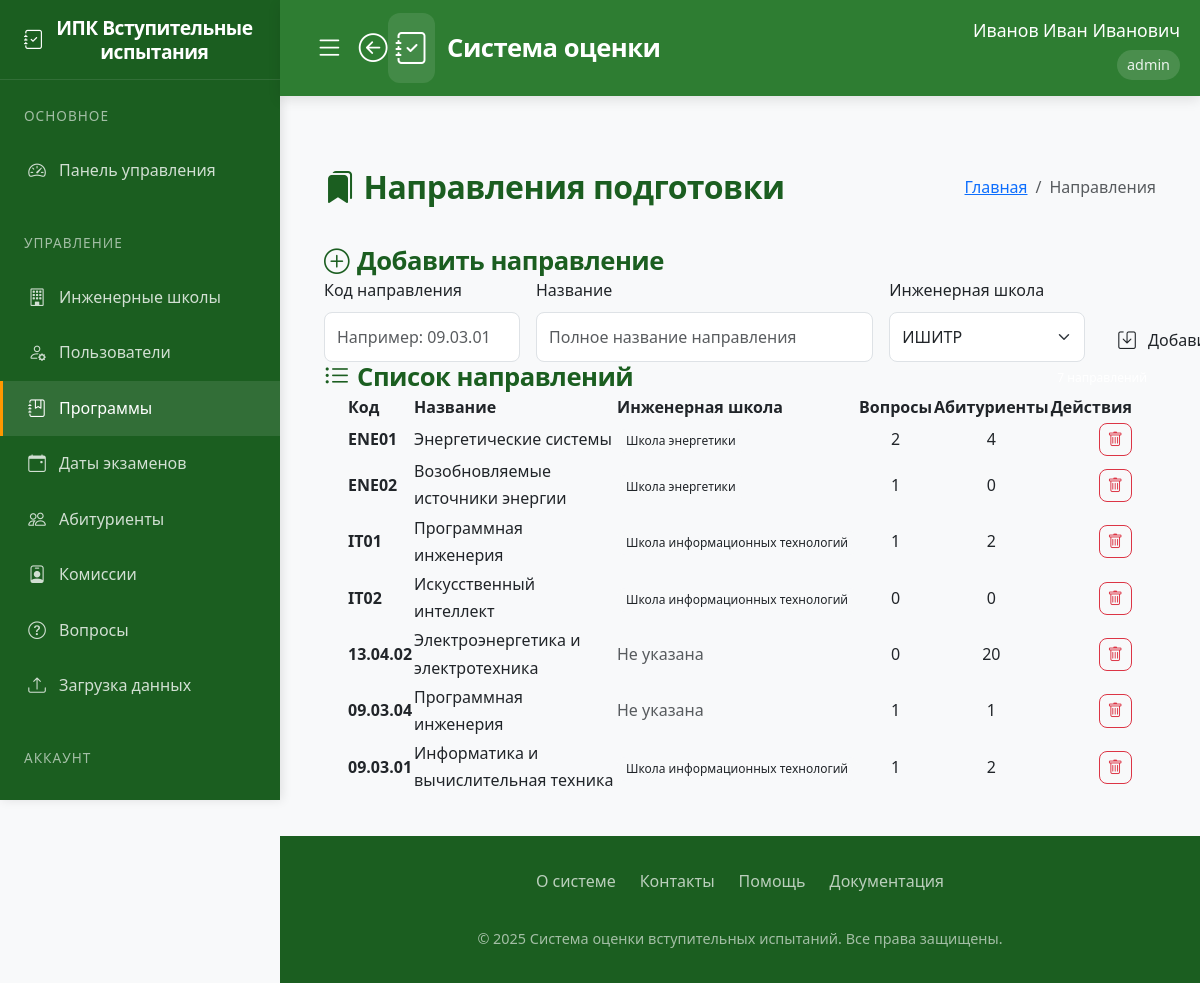
Page /programs (signed in) on the committed database.
### app/models.py (models this page shows)
class User(UserMixin, db.Model):
    id = db.Column(db.Integer, primary_key=True)
    username = db.Column(db.String(80), unique=True, nullable=False)
    password = db.Column(db.String(120), nullable=False)
    full_name = db.Column(db.String(100), nullable=False)
    position = db.Column(db.String(100), nullable=False)
    role = db.Column(db.String(20), nullable=False)  # 'admin', 'secretary', 'commission'
    school_id = db.Column(db.Integer, db.ForeignKey('engineering_school.id'))
    engineering_school = db.relationship('EngineeringSchool', backref='users')
    commission_members = db.relationship('CommissionMember', back_populates='user', cascade='all, delete-orphan')
    standard_commissions = db.relationship('StandardCommission', back_populates='user', cascade='all, delete-orphan')

class Program(db.Model):
    id = db.Column(db.Integer, primary_key=True)
    code = db.Column(db.String(50), nullable=False)
    name = db.Column(db.String(200), nullable=False)
    school_id = db.Column(db.Integer, db.ForeignKey('engineering_school.id'))
    questions = db.relationship('Question', backref='program', lazy=True, cascade='all, delete-orphan')
    standard_commission = db.relationship('StandardCommission', backref='program', lazy=True, cascade='all, delete-orphan')
    applicants = db.relationship('Applicant', backref='program', lazy=True)
    exam_dates = db.relationship('ExamDate', backref='program', lazy=True)

class EngineeringSchool(db.Model):
    id = db.Column(db.Integer, primary_key=True)
    name = db.Column(db.String(100), nullable=False, unique=True)
    programs = db.relationship('Program', backref='school', lazy=True)

### app/routes.py (the view, shortened to what this page needs)
@routes.route('/programs', methods=['GET', 'POST'])
@login_required
def programs():
    if current_user.role not in ['admin', 'secretary']:
        abort(403)
    form = ProgramForm()
    if current_user.role == 'secretary':
        form.school_id.data = current_user.school_id
        form.school_id.choices = [(s.id, s.name) for s in EngineeringSchool.query.order_by('name').all() if s.id == current_user.school_id]
    else:
        form.school_id.choices = [(s.id, s.name) for s in EngineeringSchool.query.order_by('name').all()]
    if current_user.role == 'secretary':
        programs = Program.query.filter_by(school_id=current_user.school_id).all()
    else:  # admin
        programs = Program.query.all()
    return render_template('programs.html', form=form, programs=programs)

### app/forms.py
class ProgramForm(FlaskForm):
    code = StringField('Код программы', validators=[DataRequired(), Length(min=2, max=50)])
    name = StringField('Название программы', validators=[DataRequired(), Length(min=5, max=200)])
    school_id = SelectField('Инженерная школа', coerce=int, validators=[DataRequired()])
    submit = SubmitField('Добавить')
    def __init__(self, *args, **kwargs):
        super(ProgramForm, self).__init__(*args, **kwargs)

### app/templates/programs.html (shortened to what this page needs)
{% extends "base.html" %}
{% block content %}
<div class="container py-4">
    <div class="d-flex justify-content-between align-items-center mb-4">
        <h2 class="mb-0">
            <i class="bi bi-bookmarks-fill me-2"></i>Направления подготовки
        </h2>
        <nav aria-label="breadcrumb">
            <ol class="breadcrumb">
                <li class="breadcrumb-item"><a href="{{ url_for('routes.home') }}">Главная</a></li>
                <li class="breadcrumb-item active">Направления</li>
            </ol>
        </nav>
    </div>
    <div class="custom-card">
        <div class="custom-card-header d-flex justify-content-between align-items-center">
            <h3 class="mb-0">
                <i class="bi bi-plus-circle me-2"></i>Добавить направление
            </h3>
        </div>
        <div class="card-body">
            <form method="POST" class="row g-3">
                <div class="col-md-3">
                    <label class="form-label">Код направления</label>
                    {{ form.code(class="custom-form-control form-control", placeholder="Например: 09.03.01") }}
                </div>
                <div class="col-md-5">
                    <label class="form-label">Название</label>
                    {{ form.name(class="custom-form-control form-control", placeholder="Полное название направления") }}
                </div>
                <div class="col-md-3">
                    <label class="form-label">Инженерная школа</label>
                    {{ form.school_id(class="custom-form-control form-select") }}
                </div>
                <div class="col-md-1 d-flex align-items-end">
                    <button type="submit" class="btn btn-custom-primary w-100">
                        <i class="bi bi-save me-1"></i>Добавить
                    </button>
                </div>
            </form>
        </div>
    </div>
    <div class="custom-card">
        <div class="custom-card-header d-flex justify-content-between align-items-center">
            <h3 class="mb-0">
                <i class="bi bi-list-ul me-2"></i>Список направлений
            </h3>
            <span class="badge badge-custom">{{ programs|length }} направлений</span>
        </div>
        <div class="card-body p-0">
            <div class="table-responsive">
                <table class="custom-table">
                    <thead>
                        <tr>
                            <th class="ps-4">Код</th>
                            <th>Название</th>
                            <th>Инженерная школа</th>
                            <th class="text-center">Вопросы</th>
                            <th class="text-center">Абитуриенты</th>
                            <th class="text-end pe-4">Действия</th>
                        </tr>
                    </thead>
                    <tbody>
                        {% for program in programs %}
                        <tr>
                            <td class="ps-4 fw-bold">{{ program.code }}</td>
                            <td>{{ program.name }}</td>
                            <td>
                                {% if program.school %}
                                <span class="badge bg-light text-dark">{{ program.school.name }}</span>
                                {% else %}
                                <span class="text-muted">Не указана</span>
                                {% endif %}
                            </td>
                            <td class="text-center">{{ program.questions|length }}</td>
                            <td class="text-center">{{ program.applicants|length }}</td>
                            <td class="text-end pe-4">
                                <div class="btn-group">
                                    <form action="{{ url_for('routes.delete_program', program_id=program.id) }}" method="POST">
                                        <button type="submit" class="btn btn-sm btn-outline-danger"
                                                onclick="return confirm('Удалить направление? Все связанные данные будут потеряны!')">
                                            <i class="bi bi-trash"></i>
                                        </button>
                                    </form>
                                </div>
                            </td>
                        </tr>
                        {% endfor %}
                    </tbody>
                </table>
            </div>
        </div>
    </div>
</div>
{% endblock %}

### app/templates/base.html (shortened to what this page needs)
<!DOCTYPE html>
<html lang="ru">
<head>
    <link href="https://cdn.jsdelivr.net/npm/bootstrap@5.3.0/dist/css/bootstrap.min.css" rel="stylesheet">
    <link rel="stylesheet" href="https://cdn.jsdelivr.net/npm/bootstrap-icons@1.10.0/font/bootstrap-icons.css">
    <link rel="stylesheet" href="{{ url_for('static', filename='style.css') }}">
</head>
<body>
    <aside class="sidebar">
        <div class="sidebar-header">
            <h3 class="sidebar-title">
                <i class="bi bi-journal-check"></i>
                <span>ИПК Вступительные испытания</span>
            </h3>
        </div>
        <nav class="sidebar-menu">
            {% if current_user.is_authenticated %}
                <div class="menu-section">
                    <div class="menu-section-title">Основное</div>
                    {% if current_user.role == 'admin' %}
                        <a href="{{ url_for('routes.admin_dashboard') }}" class="menu-item {% if request.endpoint == 'routes.admin_dashboard' %}active{% endif %}">
                            <i class="bi bi-speedometer2"></i>
                            <span>Панель управления</span>
                        </a>
                    {% elif current_user.role == 'secretary' %}
                        <a href="{{ url_for('routes.secretary_dashboard') }}" class="menu-item {% if request.endpoint == 'routes.secretary_dashboard' %}active{% endif %}">
                            <i class="bi bi-speedometer2"></i>
                            <span>Панель секретаря</span>
                        </a>
                    {% elif current_user.role == 'teacher' %}
                        <a href="{{ url_for('routes.teacher_dashboard') }}" class="menu-item {% if request.endpoint == 'routes.teacher_dashboard' %}active{% endif %}">
                            <i class="bi bi-speedometer2"></i>
                            <span>Панель преподавателя</span>
                        </a>
                    {% elif current_user.role == 'student' %}
                        <a href="{{ url_for('routes.student_dashboard') }}" class="menu-item {% if request.endpoint == 'routes.student_dashboard' %}active{% endif %}">
                            <i class="bi bi-speedometer2"></i>
                            <span>Мои тесты</span>
                        </a>
                    {% endif %}
                </div>
                {% if current_user.role in ['admin', 'secretary'] %}
                <div class="menu-section">
                    <div class="menu-section-title">Управление</div>
                    {% if current_user.role == 'admin' %}
                        <a href="{{ url_for('routes.engineering_schools') }}" class="menu-item {% if request.endpoint == 'routes.engineering_schools' %}active{% endif %}">
                            <i class="bi bi-building"></i>
                            <span>Инженерные школы</span>
                        </a>
                        <a href="{{ url_for('routes.users') }}" class="menu-item {% if request.endpoint == 'routes.users' %}active{% endif %}">
                            <i class="bi bi-person-gear"></i>
                            <span>Пользователи</span>
                        </a>
                    {% endif %}
                    <a href="{{ url_for('routes.programs') }}" class="menu-item {% if request.endpoint == 'routes.programs' %}active{% endif %}">
                        <i class="bi bi-journal-bookmark"></i>
                        <span>Программы</span>
                    </a>
                    <a href="{{ url_for('routes.exam_dates') }}" class="menu-item {% if request.endpoint == 'routes.exam_dates' %}active{% endif %}">
                        <i class="bi bi-calendar-event"></i>
                        <span>Даты экзаменов</span>
                    </a>
                    <a href="{{ url_for('routes.applicants') }}" class="menu-item {% if request.endpoint == 'routes.applicants' %}active{% endif %}">
                        <i class="bi bi-people"></i>
                        <span>Абитуриенты</span>
                    </a>
                    <a href="{{ url_for('routes.standard_commission') }}" class="menu-item {% if request.endpoint == 'routes.standard_commission' %}active{% endif %}">
                        <i class="bi bi-person-badge"></i>
                        <span>Комиссии</span>
                    </a>
                    <a href="{{ url_for('routes.questions') }}" class="menu-item {% if request.endpoint == 'routes.questions' %}active{% endif %}">
                        <i class="bi bi-question-circle"></i>
                        <span>Вопросы</span>
                    </a>
                    <a href="{{ url_for('routes.upload_schedule') }}" class="menu-item {% if request.endpoint == 'routes.upload_schedule' %}active{% endif %}">
                        <i class="bi bi-upload"></i>
                        <span>Загрузка данных</span>
                    </a>
                </div>
                {% endif %}
                <div class="menu-section">
                    <div class="menu-section-title">Аккаунт</div>
                    <a href="{{ url_for('routes.logout') }}" class="menu-item">
                        <i class="bi bi-box-arrow-right"></i>
                        <span>Выход</span>
                    </a>
                </div>
            {% endif %}
        </nav>
    </aside>
    <header class="main-header">
        <div class="header-container">
            <div class="header-left">
                {% if current_user.is_authenticated %}
                    <div class="header-left">
                        <button class="toggle-sidebar-btn">
                            <i class="bi bi-list"></i>
                        </button>
                        <a href="javascript:history.back()" class="back-btn">
                            <i class="bi bi-arrow-left-circle"></i>
                        </a>
                        <a href="{{ url_for('routes.home') }}" class="logo">
                            <i class="bi bi-journal-check"></i>
                            <span>Система оценки</span>
                        </a>
                    </div>
                {% endif %}
            <nav class="user-nav">
                {% if current_user.is_authenticated %}
                <div class="user-info">
                    <div class="user-name">{{ current_user.full_name }}</div>
                    <div class="user-role">{{ current_user.role }}</div>
                </div>
                {% else %}
                <a href="{{ url_for('routes.login') }}" class="outline-btn">
                    <i class="bi bi-box-arrow-in-right"></i>
                    <span>Войти</span>
                </a>
                {% endif %}
            </nav>
        </div>
    </header>
    <main class="main-content">
        {% block content %}{% endblock %}
    </main>
    <footer class="main-footer">
        <div class="footer-content">
            <div class="footer-links">
                <a href="#" class="footer-link">О системе</a>
                <a href="#" class="footer-link">Контакты</a>
                <a href="#" class="footer-link">Помощь</a>
                <a href="#" class="footer-link">Документация</a>
            </div>
            <div class="footer-copyright">
                &copy; 2025 Система оценки вступительных испытаний. Все права защищены.
            </div>
        </div>
    </footer>
</body>
</html>

### static/style.css (style rules this page uses)
:root { --primary: #0d6efd; --secondary: #6c757d; --success: #198754; --info: #0dcaf0; --warning: #ffc107; --danger: #dc3545; --light: #f8f9fa; --dark: #212529; }
body { font-family: 'Segoe UI', Tahoma, Geneva, Verdana, sans-serif; background-color: #f8fafc; color: #333; }
header { box-shadow: 0 2px 10px rgba(0, 0, 0, 0.1); z-index: 1030; }
.btn { border-radius: 0.5rem; font-weight: 500; padding: 0.5rem 1rem; transition: all 0.2s; display: inline-flex; align-items: center; gap: 0.5rem; }
.btn i { font-size: 1.1em; }
.btn-sm { padding: 0.25rem 0.5rem; }
.form-control, .form-select { border-radius: 0.5rem; padding: 0.75rem; border: 1px solid #dee2e6; }
.badge { font-weight: 500; padding: 0.5em 0.75em; border-radius: 0.5rem; }

### rows in the picture
User: full_name "Иванов Иван Иванович", role "admin"
Program: code "ENE01", name "Энергетические системы", school.name "Школа энергетики", questions|length "2", applicants|length "4"
Program: code "ENE02", name "Возобновляемые источники энергии", school.name "Школа энергетики", questions|length "1", applicants|length "0"
Program: code "IT01", name "Программная инженерия", school.name "Школа информационных технологий", questions|length "1", applicants|length "2"
Program: code "IT02", name "Искусственный интеллект", school.name "Школа информационных технологий", questions|length "0", applicants|length "0"
Program: code "13.04.02", name "Электроэнергетика и электротехника", shows "Не указана", questions|length "0", applicants|length "20"
Program: code "09.03.04", name "Программная инженерия", shows "Не указана", questions|length "1", applicants|length "1"
Program: code "09.03.01", name "Информатика и вычислительная техника", school.name "Школа информационных технологий", questions|length "1", applicants|length "2"
